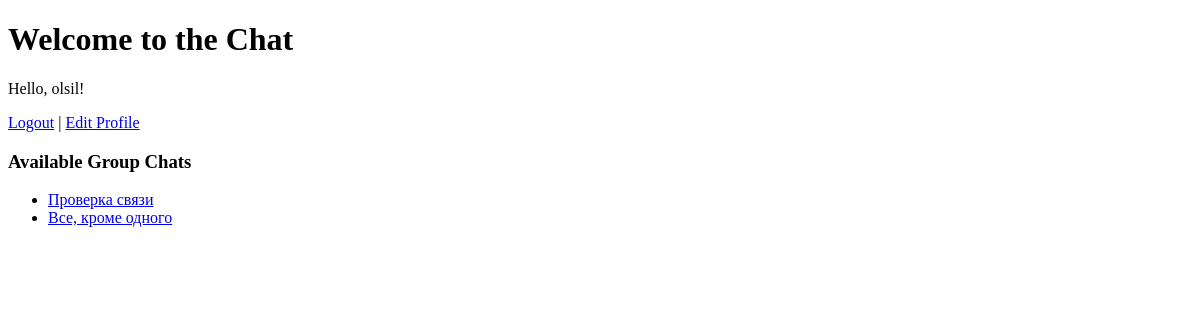
Page / (signed in) on the earlier database version.
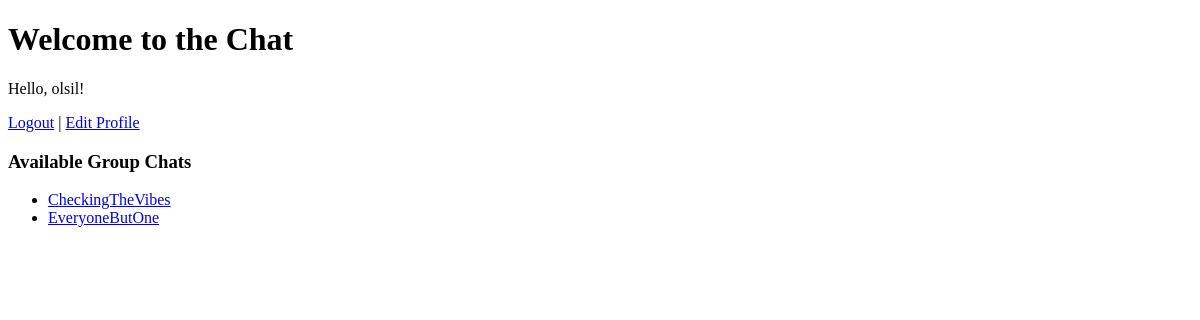
Same page on the later database version.
### chat/models.py (models this page shows, shortened)
class GroupChat(models.Model):
    name = models.CharField(max_length=255)
    members = models.ManyToManyField(User, related_name='group_chats')

### chat/views.py (the view)
# urls.py: path('', chat_views.home, name='home'),
@login_required
def home(request):
    groups = GroupChat.objects.all()
    return render(request, 'chat/home.html', {'groups': groups})

### chat/templates/chat/home.html (shortened to what this page needs)
<!DOCTYPE html>
<html>
<head>
</head>
<body>
    <h1>Welcome to the Chat</h1>
    <p>Hello, {{ user.username }}!</p>
    <a href="{% url 'logout' %}">Logout</a> |
    <a href="{% url 'edit_profile' %}">Edit Profile</a>
    <h3>Available Group Chats</h3>
    <ul>
        {% for group in groups %}
            <li><a href="{% url 'group_chat' group.id %}">{{ group.name }}</a></li>
        {% empty %}
            <li>No group chats available.</li>
        {% endfor %}
    </ul>
</body>
</html>

Differences in the rows shown:
changed GroupChat: name "Проверка связи" → "CheckingTheVibes"
changed GroupChat: name "Все, кроме одного" → "EveryoneButOne"
